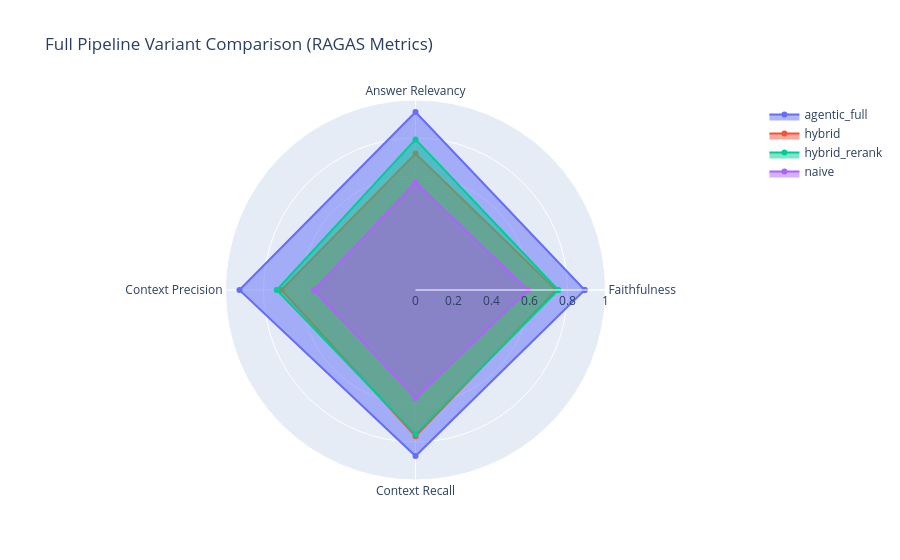

The cell this chart's notebook holds for it:
### Code cell
if not eval_df.empty:
    numeric_cols = ['faithfulness', 'answer_relevancy', 'context_precision', 'context_recall']
    radar_agg = eval_df.groupby('variant')[numeric_cols].mean().reset_index()
    
    fig = go.Figure()
    for _, row in radar_agg.iterrows():
        fig.add_trace(go.Scatterpolar(
            r=[row[c] for c in numeric_cols] + [row[numeric_cols[0]]],
            theta=[c.replace('_', ' ').title() for c in numeric_cols] + [numeric_cols[0].replace('_', ' ').title()],
            fill='toself',
            name=row['variant']
        ))
    
    fig.update_layout(
        polar=dict(radialaxis=dict(visible=True, range=[0, 1])),
        showlegend=True,
        title='Full Pipeline Variant Comparison (RAGAS Metrics)'
    )
    fig.show()

### Figure 1 — Plotly figure (JSON) as saved in the notebook; plotly's stock layout.template omitted (floating-point values rounded to 4 significant figures)
{"data": [{"fill": "toself", "name": "agentic_full", "r": [0.8903, 0.9367, 0.9266, 0.8737, 0.8903], "theta": ["Faithfulness", "Answer Relevancy", "Context Precision", "Context Recall", "Faithfulness"], "type": "scatterpolar"}, {"fill": "toself", "name": "hybrid", "r": [0.7398, 0.7182, 0.7054, 0.7699, 0.7398], "theta": ["Faithfulness", "Answer Relevancy", "Context Precision", "Context Recall", "Faithfulness"], "type": "scatterpolar"}, {"fill": "toself", "name": "hybrid_rerank", "r": [0.7509, 0.7926, 0.7302, 0.7586, 0.7509], "theta": ["Faithfulness", "Answer Relevancy", "Context Precision", "Context Recall", "Faithfulness"], "type": "scatterpolar"}, {"fill": "toself", "name": "naive", "r": [0.5918, 0.5661, 0.535, 0.5687, 0.5918], "theta": ["Faithfulness", "Answer Relevancy", "Context Precision", "Context Recall", "Faithfulness"], "type": "scatterpolar"}], "layout": {"polar": {"radialaxis": {"range": [0, 1], "visible": true}}, "showlegend": true, "title": {"text": "Full Pipeline Variant Comparison (RAGAS Metrics)"}}}
